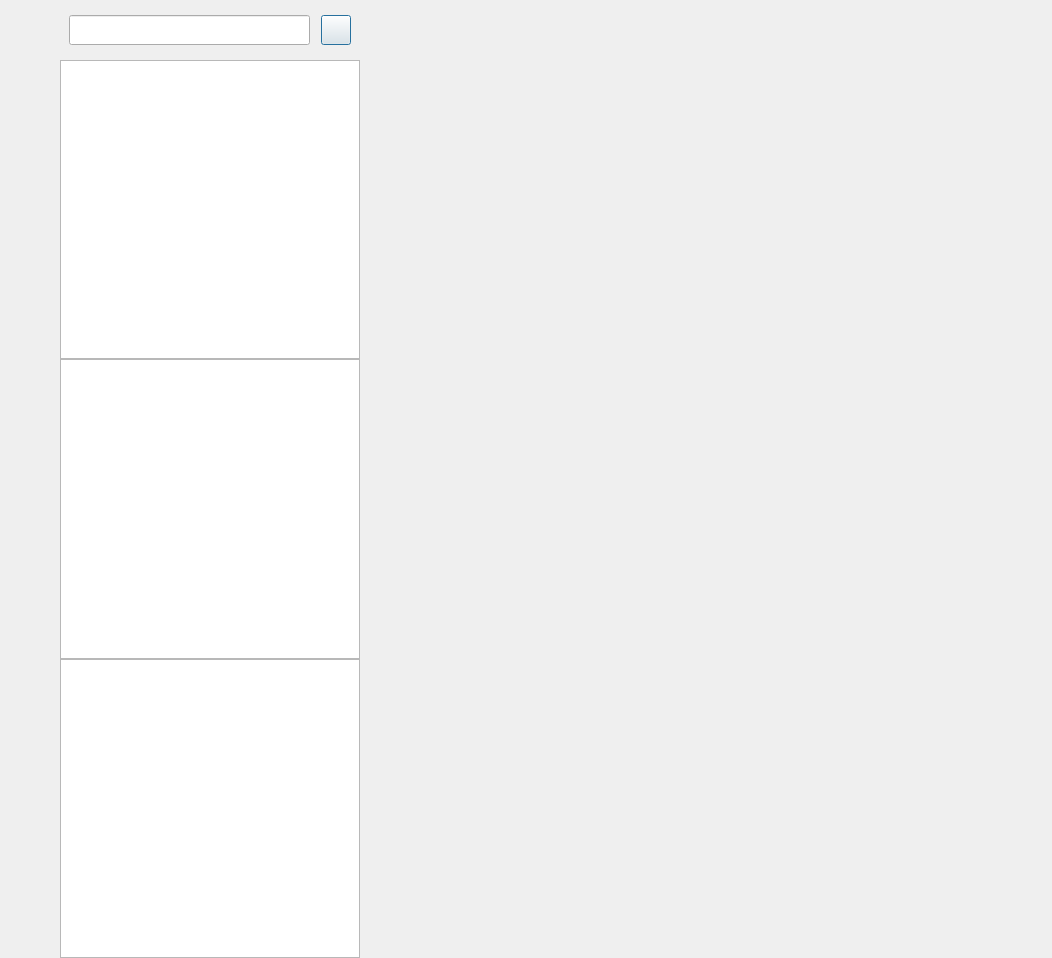
<?xml version="1.0" encoding="UTF-8"?>
<ui version="4.0">
 <class>ChatDialog</class>
 <widget class="QDialog" name="ChatDialog">
  <property name="geometry">
   <rect>
    <x>0</x>
    <y>0</y>
    <width>1052</width>
    <height>958</height>
   </rect>
  </property>
  <property name="minimumSize">
   <size>
    <width>800</width>
    <height>700</height>
   </size>
  </property>
  <property name="windowTitle">
   <string>Dialog</string>
  </property>
  <layout class="QHBoxLayout" name="horizontalLayout">
   <property name="spacing">
    <number>0</number>
   </property>
   <property name="leftMargin">
    <number>0</number>
   </property>
   <property name="topMargin">
    <number>0</number>
   </property>
   <property name="rightMargin">
    <number>0</number>
   </property>
   <property name="bottomMargin">
    <number>0</number>
   </property>
   <item>
    <widget class="QWidget" name="side_bar" native="true">
     <property name="sizePolicy">
      <sizepolicy hsizetype="Fixed" vsizetype="Expanding">
       <horstretch>0</horstretch>
       <verstretch>0</verstretch>
      </sizepolicy>
     </property>
     <property name="minimumSize">
      <size>
       <width>60</width>
       <height>0</height>
      </size>
     </property>
     <property name="maximumSize">
      <size>
       <width>60</width>
       <height>16777215</height>
      </size>
     </property>
     <property name="autoFillBackground">
      <bool>false</bool>
     </property>
     <layout class="QVBoxLayout" name="verticalLayout">
      <property name="topMargin">
       <number>30</number>
      </property>
      <property name="rightMargin">
       <number>0</number>
      </property>
      <property name="bottomMargin">
       <number>0</number>
      </property>
      <item>
       <widget class="QWidget" name="widget" native="true">
        <layout class="QVBoxLayout" name="verticalLayout_3">
         <property name="spacing">
          <number>30</number>
         </property>
         <property name="leftMargin">
          <number>0</number>
         </property>
         <property name="topMargin">
          <number>0</number>
         </property>
         <property name="rightMargin">
          <number>0</number>
         </property>
         <property name="bottomMargin">
          <number>0</number>
         </property>
         <item>
          <widget class="QLabel" name="side_head_lb">
           <property name="minimumSize">
            <size>
             <width>40</width>
             <height>40</height>
            </size>
           </property>
           <property name="maximumSize">
            <size>
             <width>40</width>
             <height>40</height>
            </size>
           </property>
           <property name="text">
            <string/>
           </property>
          </widget>
         </item>
         <item>
          <widget class="StateWidget" name="side_chat_lb" native="true">
           <property name="minimumSize">
            <size>
             <width>40</width>
             <height>40</height>
            </size>
           </property>
           <property name="maximumSize">
            <size>
             <width>40</width>
             <height>40</height>
            </size>
           </property>
          </widget>
         </item>
         <item>
          <widget class="StateWidget" name="side_contact_lb" native="true">
           <property name="minimumSize">
            <size>
             <width>40</width>
             <height>40</height>
            </size>
           </property>
           <property name="maximumSize">
            <size>
             <width>40</width>
             <height>40</height>
            </size>
           </property>
          </widget>
         </item>
        </layout>
       </widget>
      </item>
      <item>
       <spacer name="verticalSpacer">
        <property name="orientation">
         <enum>Qt::Orientation::Vertical</enum>
        </property>
        <property name="sizeHint" stdset="0">
         <size>
          <width>20</width>
          <height>40</height>
         </size>
        </property>
       </spacer>
      </item>
     </layout>
    </widget>
   </item>
   <item>
    <widget class="QWidget" name="chat_user_wid" native="true">
     <property name="maximumSize">
      <size>
       <width>300</width>
       <height>16777215</height>
      </size>
     </property>
     <layout class="QVBoxLayout" name="verticalLayout_2">
      <property name="spacing">
       <number>0</number>
      </property>
      <property name="leftMargin">
       <number>0</number>
      </property>
      <property name="topMargin">
       <number>0</number>
      </property>
      <property name="rightMargin">
       <number>0</number>
      </property>
      <property name="bottomMargin">
       <number>0</number>
      </property>
      <item>
       <widget class="QWidget" name="search_wid" native="true">
        <property name="minimumSize">
         <size>
          <width>0</width>
          <height>60</height>
         </size>
        </property>
        <property name="maximumSize">
         <size>
          <width>16777215</width>
          <height>60</height>
         </size>
        </property>
        <layout class="QHBoxLayout" name="horizontalLayout_2">
         <item>
          <widget class="CustomizeEdit" name="search_edit">
           <property name="minimumSize">
            <size>
             <width>0</width>
             <height>30</height>
            </size>
           </property>
           <property name="maximumSize">
            <size>
             <width>16777215</width>
             <height>30</height>
            </size>
           </property>
          </widget>
         </item>
         <item>
          <spacer name="horizontalSpacer">
           <property name="orientation">
            <enum>Qt::Orientation::Horizontal</enum>
           </property>
           <property name="sizeType">
            <enum>QSizePolicy::Policy::Fixed</enum>
           </property>
           <property name="sizeHint" stdset="0">
            <size>
             <width>5</width>
             <height>20</height>
            </size>
           </property>
          </spacer>
         </item>
         <item>
          <widget class="ClickedBtn" name="add_btn">
           <property name="minimumSize">
            <size>
             <width>30</width>
             <height>30</height>
            </size>
           </property>
           <property name="maximumSize">
            <size>
             <width>30</width>
             <height>30</height>
            </size>
           </property>
           <property name="text">
            <string/>
           </property>
          </widget>
         </item>
        </layout>
       </widget>
      </item>
      <item>
       <widget class="ChatUserList" name="chat_user_list"/>
      </item>
      <item>
       <widget class="SearchList" name="search_list"/>
      </item>
      <item>
       <widget class="ContactUserList" name="con_user_list"/>
      </item>
     </layout>
    </widget>
   </item>
   <item>
    <widget class="QStackedWidget" name="stackedWidget">
     <property name="currentIndex">
      <number>0</number>
     </property>
     <widget class="ChatPage" name="chat_page"/>
     <widget class="ApplyFriendPage" name="friend_apply_page"/>
     <widget class="FriendInfoPage" name="friend_info_page"/>
    </widget>
   </item>
  </layout>
 </widget>
 <customwidgets>
  <customwidget>
   <class>ClickedBtn</class>
   <extends>QPushButton</extends>
   <header>clickedbtn.h</header>
  </customwidget>
  <customwidget>
   <class>CustomizeEdit</class>
   <extends>QLineEdit</extends>
   <header location="global">customizeedit.h</header>
  </customwidget>
  <customwidget>
   <class>ChatUserList</class>
   <extends>QListWidget</extends>
   <header location="global">chatuserlist.h</header>
  </customwidget>
  <customwidget>
   <class>ChatPage</class>
   <extends>QWidget</extends>
   <header>chatpage.h</header>
   <container>1</container>
  </customwidget>
  <customwidget>
   <class>StateWidget</class>
   <extends>QWidget</extends>
   <header location="global">statewidget.h</header>
   <container>1</container>
  </customwidget>
  <customwidget>
   <class>SearchList</class>
   <extends>QListWidget</extends>
   <header>searchlist.h</header>
  </customwidget>
  <customwidget>
   <class>ContactUserList</class>
   <extends>QListWidget</extends>
   <header location="global">contactuserlist.h</header>
  </customwidget>
  <customwidget>
   <class>ApplyFriendPage</class>
   <extends>QWidget</extends>
   <header location="global">applyfriendpage.h</header>
   <container>1</container>
  </customwidget>
  <customwidget>
   <class>FriendInfoPage</class>
   <extends>QWidget</extends>
   <header location="global">friendinfopage.h</header>
   <container>1</container>
  </customwidget>
 </customwidgets>
 <resources/>
 <connections/>
</ui>
